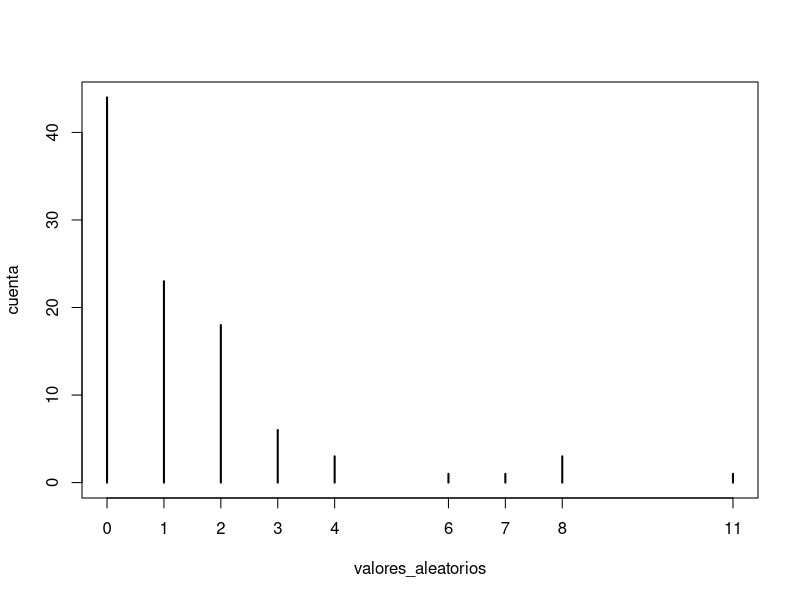

Reproduce this figure in R.
f <- function(p, n = 1) {
    vec <- c()
    for(i in 1:n) {
        num_exp <- 0
        while(T){
            if(runif(1, 0, 1) < p){
                vec <- c(vec, num_exp)
                break
            }
            num_exp <- num_exp + 1
        }
    }   
    return(vec)
}
f(0.8)
f(0.8, 100)

graph <- function(n, p) {
  valores_aleatorios <- f(p, n)
  cuenta <- table(valores_aleatorios)
  plot(cuenta)  
}
graph(100, 0.4)